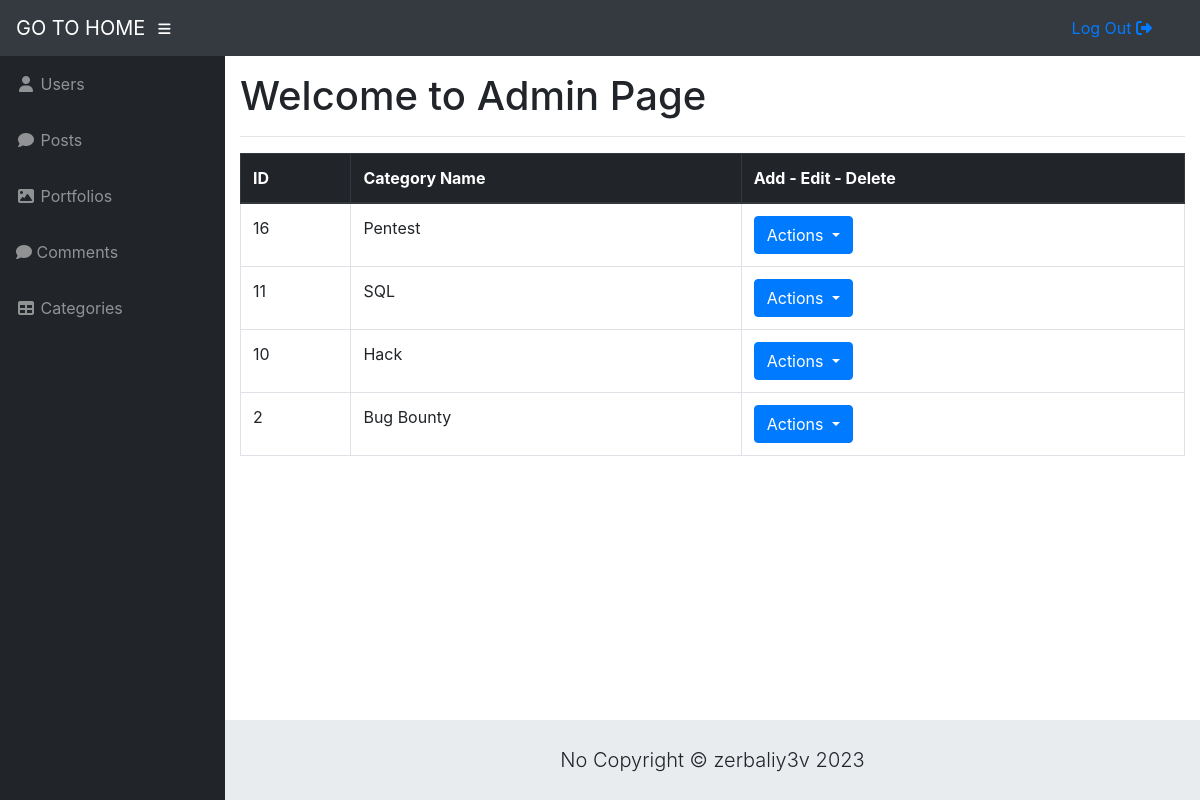
Screenshot of /admin/categories.php (signed in) with the database file from the repository.
### tables this page shows
CREATE TABLE `categories` (
  `category_id` int(3) NOT NULL,
  `category_name` varchar(31) NOT NULL
);

### admin/categories.php (the view, shortened to what this page needs)
<?php include ("includes/admin_header.php"); ?>
<div id="wrapper">
  <?php include ("includes/admin_sidebar.php")?>
  <div id="content-wrapper">
    <div class="container-fluid">
      <h1>Welcome to Admin Page</h1>
      <hr>
      <table class="table table-bordered">
        <thead class="thead-dark">
          <tr>
            <th>ID</th>
            <th>Category Name</th>
            <th>Add - Edit - Delete</th>
          </tr>
        </thead>
        <tbody>
          <?php
          $sql = "SELECT * FROM categories ORDER BY category_id DESC";
          $result = mysqli_query($conn, $sql);
          if (mysqli_num_rows($result) > 0) {
            $k =1;
              while ($row = mysqli_fetch_assoc($result)) {
                $category_id = $row['category_id'];
                $category_name = $row['category_name'];
                echo "<tr>
                          <td>{$category_id}</td>
                          <td>{$category_name}</td>
                          <td>
                          <div class='dropdown'>
                            <button class='btn btn-primary dropdown-toggle' type='button' id='dropdownMenuButton'
                              data-toggle='dropdown' aria-haspopup='true' aria-expanded='false'>
                              Actions
                            </button>
                            <div class='dropdown-menu' aria-labelledby='dropdownMenuButton'>
                              <a class='dropdown-item' data-toggle='modal' data-target='#edit_modal$k' href='#'>Edit</a>
                              <div class='dropdown-divider'></div>
                              <a class='dropdown-item' href='categories.php?delete={$category_id}'>Delete</a>
                              <div class='dropdown-divider'></div>
                              <a class='dropdown-item' data-toggle='modal' data-target='#add_modal'>Add</a>
                            </div>
                          </div>
                        </td>
                      </tr>";
           ?>
<?php
$k++;
}
          } else {
            echo "<h1>You Are Not Categories</h1>";
          }
?>
        </tbody>
      </table>
      <?php include ("includes/admin_footer.php"); ?>

### admin/css/sb-admin.css (style rules this page uses)
html { position: relative; min-height: 100%; }
body { height: 100%; }
#wrapper { display: -webkit-box; display: -ms-flexbox; display: flex; }
#wrapper #content-wrapper { overflow-x: hidden; width: 100%; padding-top: 1rem; padding-bottom: 80px; }
:root { --input-padding-x: 0.75rem; --input-padding-y: 0.75rem; }

### rows the page displays
categories: category_id "16", category_name "Pentest"
categories: category_id "11", category_name "SQL"
categories: category_id "10", category_name "Hack"
categories: category_id "2", category_name "Bug Bounty"
